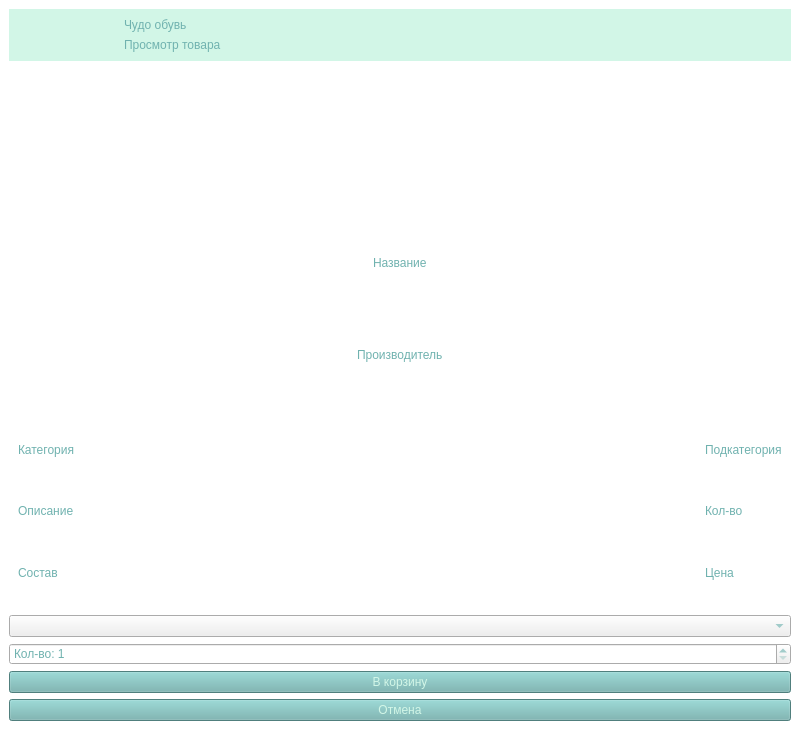
<?xml version="1.0" encoding="UTF-8"?>
<ui version="4.0">
 <class>MainWindow</class>
 <widget class="QMainWindow" name="MainWindow">
  <property name="geometry">
   <rect>
    <x>0</x>
    <y>0</y>
    <width>800</width>
    <height>730</height>
   </rect>
  </property>
  <property name="windowTitle">
   <string>MainWindow</string>
  </property>
  <property name="styleSheet">
   <string notr="true">*{
	font: 24pt &quot;Calibri&quot;;
	color:#70B2AF;
}
#header{
	background-color:#D2F6E7;
}
#body{
	background-color:#fff;
}
QPushButton{
	background-color:#70B2AF;
	color:#D2F6E7;
}
QPushButton:hover{
	background-color:#D2F6E7;
	color:#70B2AF;
}
QScrollArea{
	background-color:#fff;
}</string>
  </property>
  <widget class="QWidget" name="body">
   <layout class="QVBoxLayout" name="verticalLayout_2">
    <item alignment="Qt::AlignmentFlag::AlignTop">
     <widget class="QWidget" name="header" native="true">
      <layout class="QHBoxLayout" name="horizontalLayout">
       <item>
        <widget class="QLabel" name="label_4">
         <property name="maximumSize">
          <size>
           <width>100</width>
           <height>100</height>
          </size>
         </property>
         <property name="text">
          <string/>
         </property>
         <property name="pixmap">
          <pixmap>../img/Чудо Обувь.png</pixmap>
         </property>
         <property name="scaledContents">
          <bool>true</bool>
         </property>
        </widget>
       </item>
       <item>
        <layout class="QVBoxLayout" name="verticalLayout">
         <item>
          <widget class="QLabel" name="label_2">
           <property name="text">
            <string>Чудо обувь</string>
           </property>
          </widget>
         </item>
         <item>
          <widget class="QLabel" name="label_3">
           <property name="text">
            <string>Просмотр товара</string>
           </property>
          </widget>
         </item>
        </layout>
       </item>
       <item>
        <widget class="QLabel" name="img">
         <property name="maximumSize">
          <size>
           <width>150</width>
           <height>150</height>
          </size>
         </property>
         <property name="text">
          <string/>
         </property>
         <property name="pixmap">
          <pixmap>../img/picture.png</pixmap>
         </property>
         <property name="scaledContents">
          <bool>true</bool>
         </property>
        </widget>
       </item>
      </layout>
     </widget>
    </item>
    <item alignment="Qt::AlignmentFlag::AlignHCenter">
     <widget class="QWidget" name="verticalWidget" native="true">
      <layout class="QVBoxLayout" name="verticalLayout_3">
       <item alignment="Qt::AlignmentFlag::AlignHCenter">
        <widget class="QLabel" name="name">
         <property name="text">
          <string>Название</string>
         </property>
         <property name="wordWrap">
          <bool>true</bool>
         </property>
        </widget>
       </item>
       <item alignment="Qt::AlignmentFlag::AlignHCenter">
        <widget class="QLabel" name="manufacture">
         <property name="text">
          <string>Производитель</string>
         </property>
         <property name="wordWrap">
          <bool>true</bool>
         </property>
        </widget>
       </item>
      </layout>
     </widget>
    </item>
    <item>
     <layout class="QHBoxLayout" name="horizontalLayout_2">
      <item alignment="Qt::AlignmentFlag::AlignLeft">
       <widget class="QWidget" name="verticalWidget_2" native="true">
        <layout class="QVBoxLayout" name="verticalLayout_5">
         <item>
          <widget class="QLabel" name="cat">
           <property name="text">
            <string>Категория</string>
           </property>
           <property name="wordWrap">
            <bool>true</bool>
           </property>
          </widget>
         </item>
         <item>
          <widget class="QLabel" name="description">
           <property name="text">
            <string>Описание</string>
           </property>
           <property name="wordWrap">
            <bool>true</bool>
           </property>
          </widget>
         </item>
         <item>
          <widget class="QLabel" name="structure">
           <property name="text">
            <string>Состав</string>
           </property>
           <property name="wordWrap">
            <bool>true</bool>
           </property>
          </widget>
         </item>
        </layout>
       </widget>
      </item>
      <item alignment="Qt::AlignmentFlag::AlignRight">
       <widget class="QWidget" name="verticalWidget" native="true">
        <layout class="QVBoxLayout" name="verticalLayout_4">
         <item>
          <widget class="QLabel" name="scat">
           <property name="text">
            <string>Подкатегория</string>
           </property>
           <property name="wordWrap">
            <bool>true</bool>
           </property>
          </widget>
         </item>
         <item>
          <widget class="QLabel" name="total_count">
           <property name="text">
            <string>Кол-во</string>
           </property>
           <property name="wordWrap">
            <bool>true</bool>
           </property>
          </widget>
         </item>
         <item>
          <widget class="QLabel" name="price">
           <property name="text">
            <string>Цена</string>
           </property>
           <property name="wordWrap">
            <bool>true</bool>
           </property>
          </widget>
         </item>
        </layout>
       </widget>
      </item>
     </layout>
    </item>
    <item>
     <widget class="QComboBox" name="size_box"/>
    </item>
    <item>
     <widget class="QSpinBox" name="count_spin">
      <property name="prefix">
       <string>Кол-во: </string>
      </property>
      <property name="minimum">
       <number>1</number>
      </property>
     </widget>
    </item>
    <item>
     <widget class="QPushButton" name="to_cart_btn">
      <property name="text">
       <string>В корзину</string>
      </property>
     </widget>
    </item>
    <item>
     <widget class="QPushButton" name="cancel_btn">
      <property name="text">
       <string>Отмена</string>
      </property>
     </widget>
    </item>
   </layout>
  </widget>
 </widget>
 <resources/>
 <connections/>
</ui>
